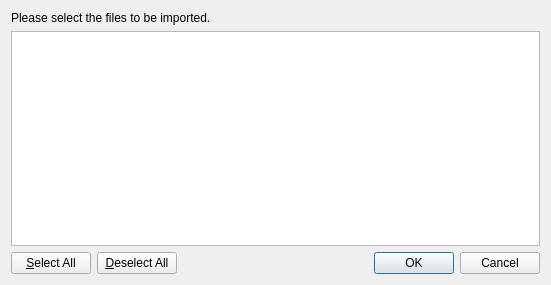
<?xml version="1.0" encoding="UTF-8"?>
<ui version="4.0">
 <class>GeoDataNetcdfFileListDialog</class>
 <widget class="QDialog" name="GeoDataNetcdfFileListDialog">
  <property name="geometry">
   <rect>
    <x>0</x>
    <y>0</y>
    <width>551</width>
    <height>285</height>
   </rect>
  </property>
  <property name="windowTitle">
   <string>Confirm File List</string>
  </property>
  <layout class="QVBoxLayout" name="verticalLayout">
   <item>
    <widget class="QLabel" name="infoLabel">
     <property name="text">
      <string>Please select the files to be imported.</string>
     </property>
    </widget>
   </item>
   <item>
    <widget class="QListWidget" name="listWidget">
     <property name="editTriggers">
      <set>QAbstractItemView::NoEditTriggers</set>
     </property>
     <property name="selectionMode">
      <enum>QAbstractItemView::ExtendedSelection</enum>
     </property>
    </widget>
   </item>
   <item>
    <layout class="QHBoxLayout" name="horizontalLayout">
     <item>
      <widget class="QPushButton" name="selectAllButton">
       <property name="text">
        <string>&amp;Select All</string>
       </property>
      </widget>
     </item>
     <item>
      <widget class="QPushButton" name="deselectAllButton">
       <property name="text">
        <string>&amp;Deselect All</string>
       </property>
      </widget>
     </item>
     <item>
      <spacer name="horizontalSpacer">
       <property name="orientation">
        <enum>Qt::Horizontal</enum>
       </property>
       <property name="sizeHint" stdset="0">
        <size>
         <width>40</width>
         <height>20</height>
        </size>
       </property>
      </spacer>
     </item>
     <item>
      <widget class="QDialogButtonBox" name="buttonBox">
       <property name="orientation">
        <enum>Qt::Horizontal</enum>
       </property>
       <property name="standardButtons">
        <set>QDialogButtonBox::Cancel|QDialogButtonBox::Ok</set>
       </property>
      </widget>
     </item>
    </layout>
   </item>
  </layout>
 </widget>
 <resources/>
 <connections>
  <connection>
   <sender>buttonBox</sender>
   <signal>accepted()</signal>
   <receiver>GeoDataNetcdfFileListDialog</receiver>
   <slot>accept()</slot>
   <hints>
    <hint type="sourcelabel">
     <x>248</x>
     <y>254</y>
    </hint>
    <hint type="destinationlabel">
     <x>157</x>
     <y>274</y>
    </hint>
   </hints>
  </connection>
  <connection>
   <sender>buttonBox</sender>
   <signal>rejected()</signal>
   <receiver>GeoDataNetcdfFileListDialog</receiver>
   <slot>reject()</slot>
   <hints>
    <hint type="sourcelabel">
     <x>316</x>
     <y>260</y>
    </hint>
    <hint type="destinationlabel">
     <x>286</x>
     <y>274</y>
    </hint>
   </hints>
  </connection>
 </connections>
</ui>
